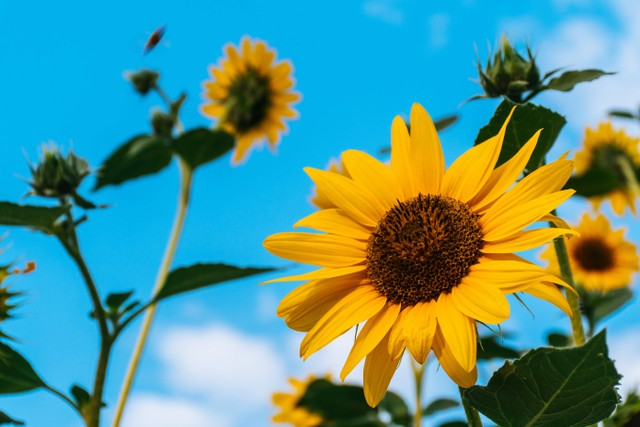
#> input picture gambar.jpg, 640 x 427 px
$ python praktikum5.2.py
#> lines starting #> are read from the running program, lines starting #| are printed output that depends on the picture
# Percobaan 2 : Contrast
import cv2
import numpy as np
import matplotlib.pyplot as plt

img = cv2.imread("gambar.jpg", 0)
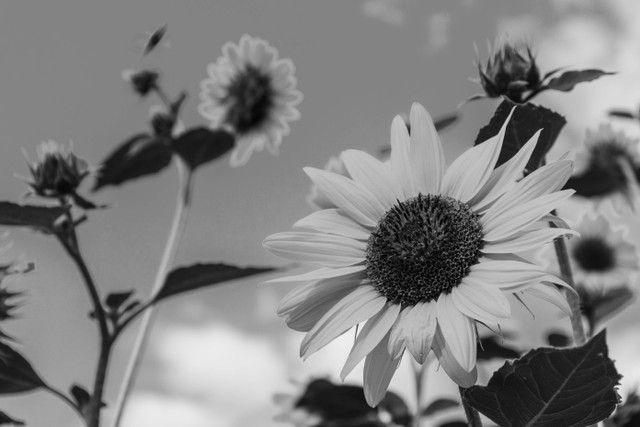
#> img: shape (427, 640); min 0, max 242, mean 129.5

img1 = img * 0.5
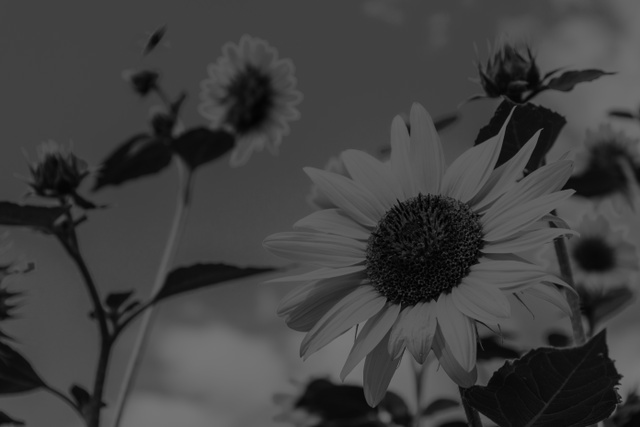
#> img1: shape (427, 640) float64; min 0, max 121, mean 64.7
img2 = img * 0.75
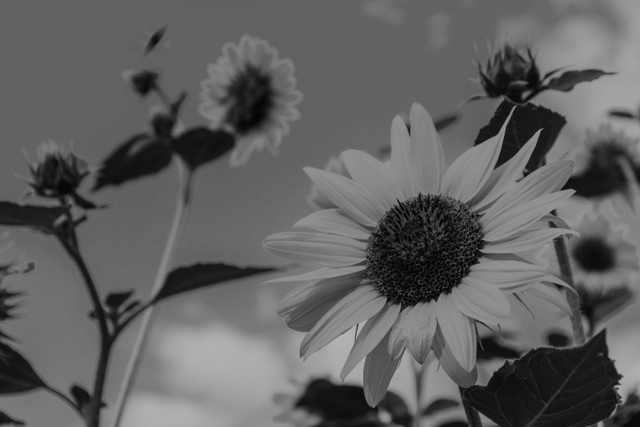
#> img2: shape (427, 640) float64; min 0, max 181.5, mean 97.1
img3 = img * 1.25
img4 = img * 1.5

plt.subplot(141)
plt.imshow(img1, cmap='gray', vmin=0, vmax=255)
plt.subplot(142)
plt.imshow(img2, cmap='gray', vmin=0, vmax=255)
plt.subplot(143)
plt.imshow(img3, cmap='gray', vmin=0, vmax=255)
plt.subplot(144)
plt.imshow(img4, cmap='gray', vmin=0, vmax=255)
plt.show()
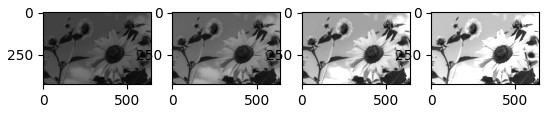
#> figure drawn by matplotlib, 4 panels

$ run again, with face-image.jpg copied over gambar.jpg
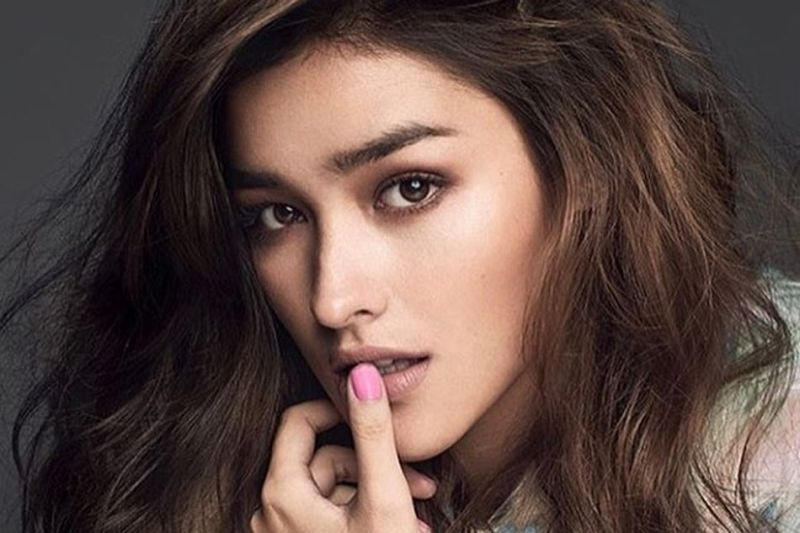
#> input picture face-image.jpg, 800 x 533 px
#> `img2 = img * 0.75`:
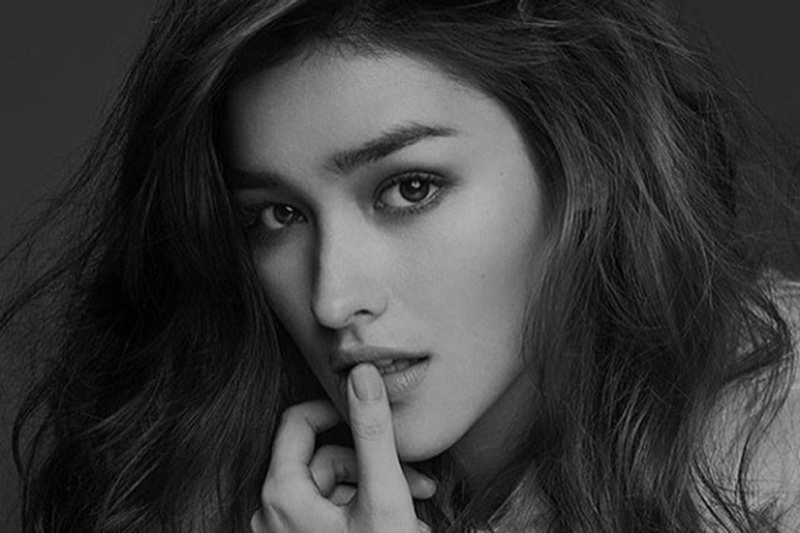
#> img2: shape (533, 800) float64; min 0, max 177.8, mean 58
#> `plt.show()`:
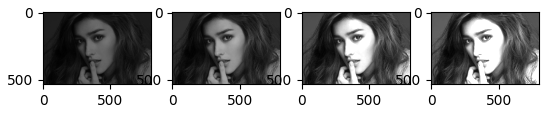
#> figure drawn by matplotlib, 4 panels

$ run again, with meting.jpg copied over gambar.jpg
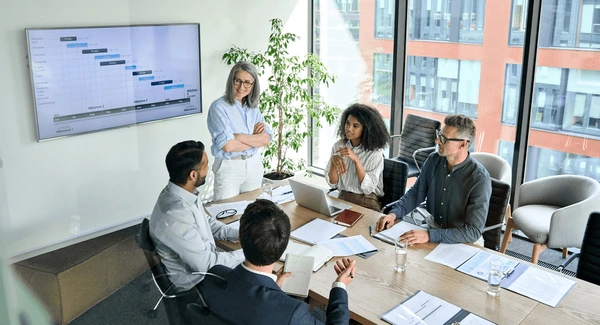
#> input picture meting.jpg, 600 x 325 px
#> `img2 = img * 0.75`:
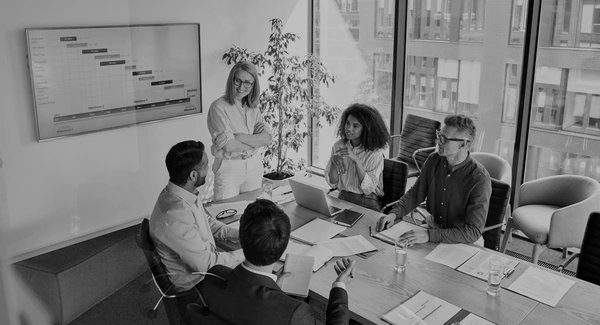
#> img2: shape (325, 600) float64; min 0, max 191.2, mean 122.2
#> `plt.show()`:
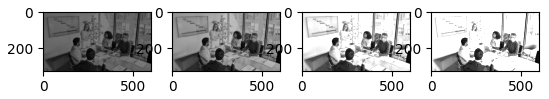
#> figure drawn by matplotlib, 4 panels

$ run again, with pegunungan.jpg copied over gambar.jpg
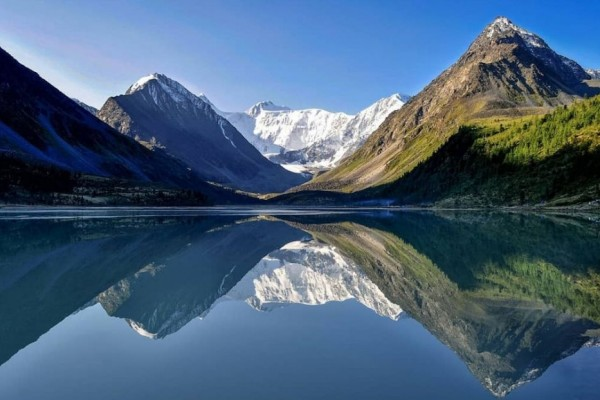
#> input picture pegunungan.jpg, 600 x 400 px
#> `img2 = img * 0.75`:
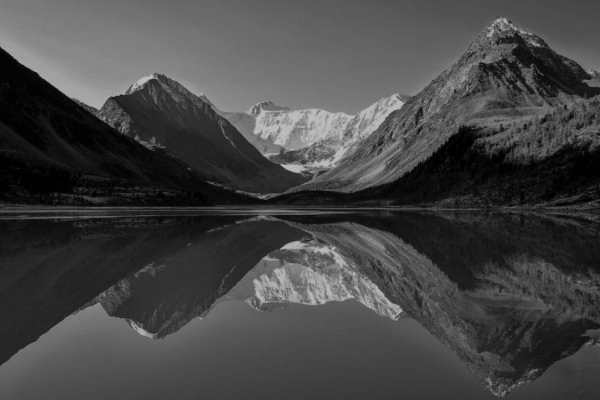
#> img2: shape (400, 600) float64; min 0, max 191.2, mean 69.4
#> `plt.show()`:
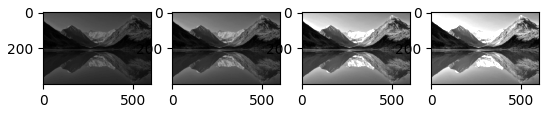
#> figure drawn by matplotlib, 4 panels
